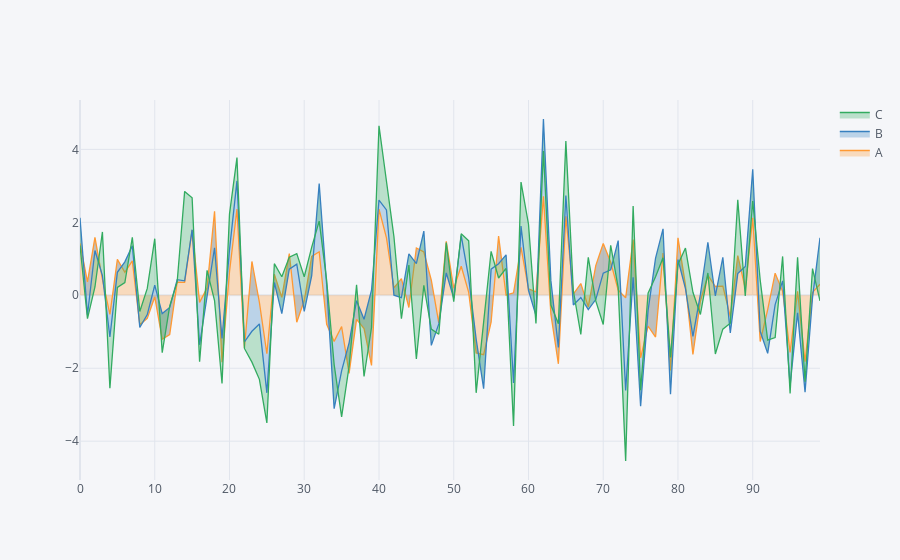

Here is the notebook cell this chart was saved with:
### Code cell
df.iplot(kind = 'area', fill = True)
